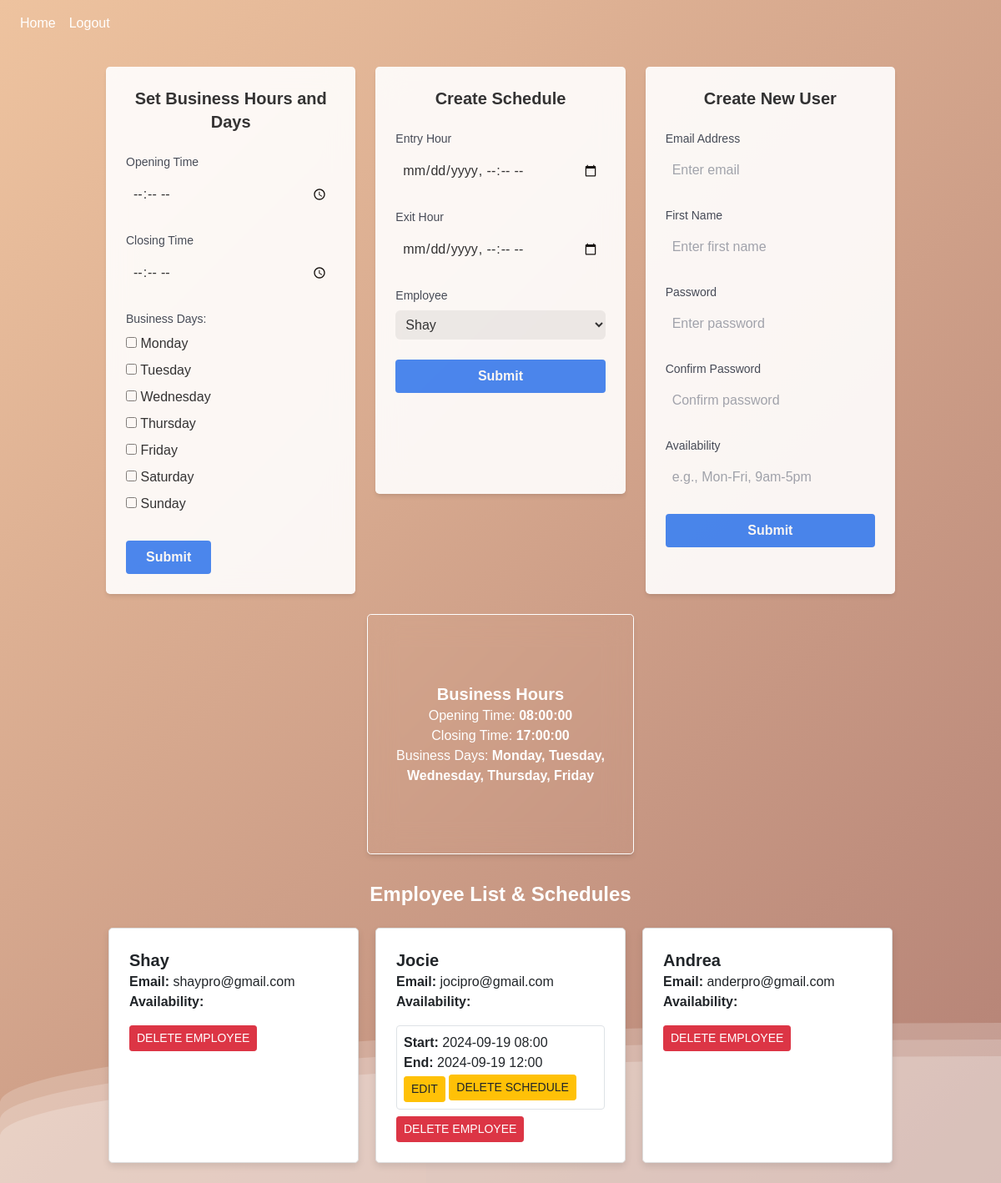
Page /admin/admin (signed in) on the earlier database version.
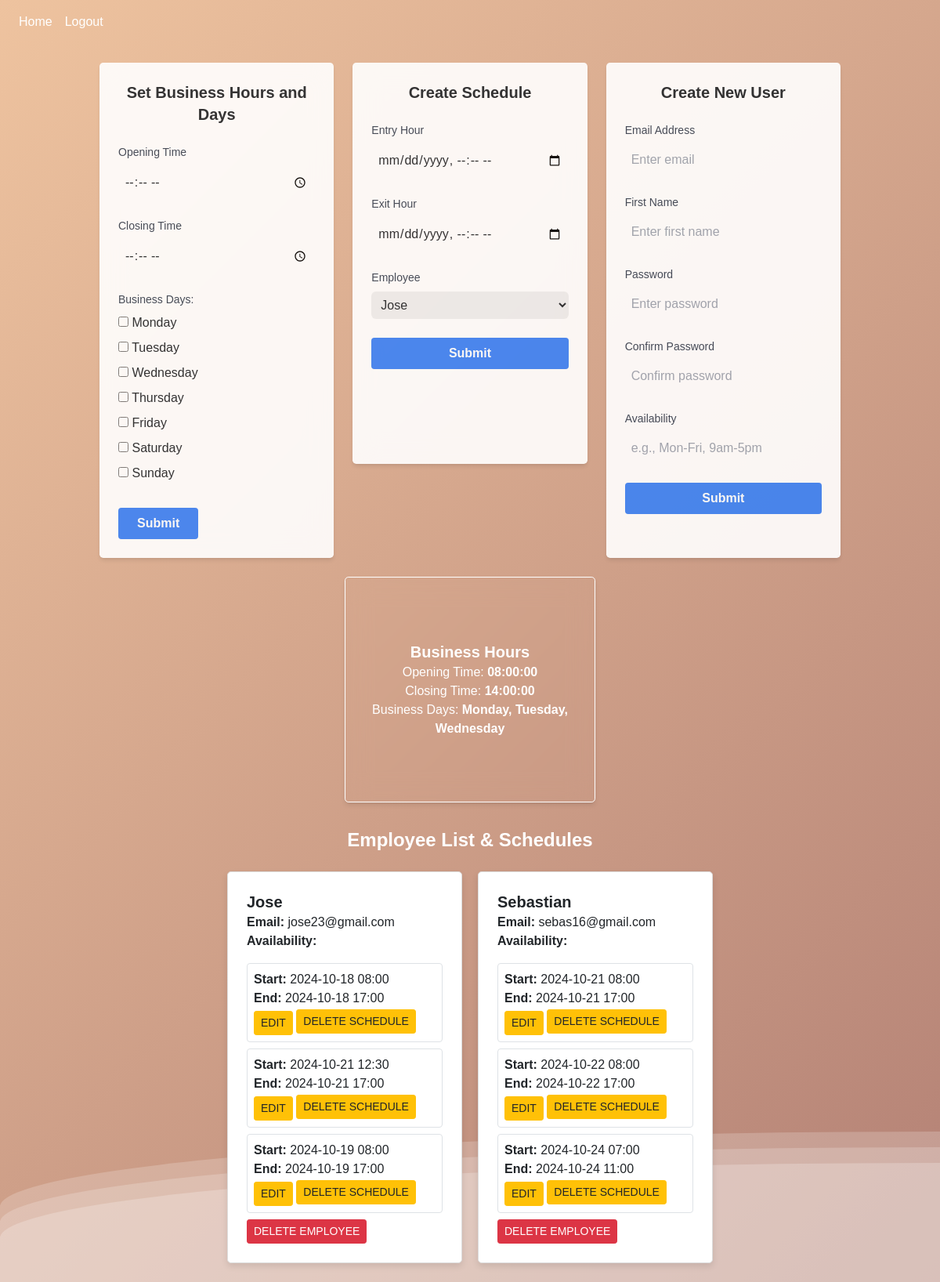
Same page on the later database version.
### website/models.py (models this page shows)
class User(db.Model, UserMixin):
    id = db.Column(db.Integer, primary_key=True)
    email = db.Column(db.String(150), unique=True)
    password = db.Column(db.String(150))
    first_name = db.Column(db.String(150))
    is_admin = db.Column(db.Boolean, default=False)
    opening_time = db.Column(db.Time, nullable=True)
    closing_time = db.Column(db.Time, nullable=True)
    business_days = db.Column(db.String(20), nullable=True)
    created_by = db.Column(db.Integer, db.ForeignKey('user.id'))
    availability = db.Column(db.String(500))
    schedules = db.relationship('Schedule', foreign_keys='Schedule.employee_id', backref='employee', cascade='all, delete-orphan')
    created_schedules = db.relationship('Schedule', foreign_keys='Schedule.created_by', backref='creator', cascade='all, delete-orphan')
    vacation_hours = db.relationship('VacationHours', foreign_keys='VacationHours.employee_id', backref='employee', cascade='all, delete-orphan')
    created_vacation_hours = db.relationship('VacationHours', foreign_keys='VacationHours.created_by', backref='creator', cascade='all, delete-orphan')

class Schedule(db.Model):
    id = db.Column(db.Integer, primary_key=True)
    employee_id = db.Column(db.Integer, db.ForeignKey('user.id')) # Employee associated with the schedule
    shift_start = db.Column(db.DateTime)
    shift_end = db.Column(db.DateTime)
    created_by = db.Column(db.Integer, db.ForeignKey('user.id')) # User who created the schedule

### website/admin.py (the view)
@admin.route('/admin', methods=['GET', 'POST'])
@login_required
def admin_panel():
    if not current_user.is_admin:
        return redirect(url_for('home'))
    employees = User.query.filter_by(created_by=current_user.id).all()
    schedules = Schedule.query.filter_by(created_by=current_user.id).all()
    print(f"Schedules fetched for admin {current_user.id}: {schedules}")
    business_days_list = ['Monday', 'Tuesday', 'Wednesday', 'Thursday', 'Friday', 'Saturday', 'Sunday']
    opening_time = current_user.opening_time
    closing_time = current_user.closing_time
    if opening_time and closing_time:
        from datetime import datetime
        today = datetime.now().date()
        opening_dt = datetime.combine(today, opening_time)
        closing_dt = datetime.combine(today, closing_time)
        total_business_hours = (closing_dt - opening_dt).total_seconds() / 3600
    else:
        total_business_hours = 0  # Default if times are not set
    can_create_schedule = total_business_hours <= 9
    valid_schedules = []
    for schedule in schedules:
        total_hours = (schedule.shift_end - schedule.shift_start).total_seconds() / 3600 - 1  # Subtracting break time
        if total_hours >= 8:  # Only include valid schedules
            valid_schedules.append(schedule)
    for schedule in schedules:
        schedule.is_valid = (schedule in valid_schedules)
    return render_template(
        'admin_panel.html',
        employees=employees,
        schedules=schedules,
        valid_schedules=valid_schedules,
        user=current_user,
        business_days_list=business_days_list,
        can_create_schedule=can_create_schedule
    )

### website/templates/admin_panel.html (shortened to what this page needs)
{% extends "base.html" %} {% block title %}Admin-Panel{% endblock %} {% block
content %}
<div class="content">
  <div class="grid grid-cols-1 sm:grid-cols-2 md:grid-cols-3 gap-6 p-6">
    <div
      class="col-span-1 bg-white backdrop-blur-lg p-6 opacity-90 shadow-md rounded-lg w-full md:w-75 h-auto">
      <form method="POST" action="{{ url_for('admin.set_business_hours') }}">
        <h3 class="text-xl font-bold mb-4" align="center">
          Set Business Hours and Days
        </h3>
        <div class="form-group mb-4">
          <label
            for="opening_time"
            class="block text-sm font-medium text-gray-700"
            >Opening Time</label
          >
          <input
            type="time"
            class="mt-1 block w-full p-2 border-gray-300 rounded-md"
            id="opening_time"
            name="opening_time"
            required />
        </div>
        <div class="form-group mb-4">
          <label
            for="closing_time"
            class="block text-sm font-medium text-gray-700"
            >Closing Time</label
          >
          <input
            type="time"
            class="mt-1 block w-full p-2 border-gray-300 rounded-md"
            id="closing_time"
            name="closing_time"
            required />
        </div>
        <div class="form-group mb-4">
          <label class="block text-sm font-medium text-gray-700"
            >Business Days:</label
          >
          <label
            ><input type="checkbox" name="business_days" value="0" />
            Monday</label
          ><br />
          <label
            ><input type="checkbox" name="business_days" value="1" />
            Tuesday</label
          ><br />
          <label
            ><input type="checkbox" name="business_days" value="2" />
            Wednesday</label
          ><br />
          <label
            ><input type="checkbox" name="business_days" value="3" />
            Thursday</label
          ><br />
          <label
            ><input type="checkbox" name="business_days" value="4" />
            Friday</label
          ><br />
          <label
            ><input type="checkbox" name="business_days" value="5" />
            Saturday</label
          ><br />
          <label
            ><input type="checkbox" name="business_days" value="6" />
            Sunday</label
          ><br />
        </div>
        <button
          class="bg-blue-500 hover:bg-blue-700 text-white font-bold py-2 px-4 rounded">
          Submit
        </button>
      </form>
    </div>
    <div
      class="col-span-1 bg-white backdrop-blur-lg p-6 opacity-90 shadow-md rounded-lg"
      style="height: 32rem">
      <form method="POST" action="{{ url_for('admin.create_schedule') }}">
        <h3 class="text-xl font-bold mb-4" align="center">Create Schedule</h3>
        <div class="form-group mb-4">
          <label
            for="shift_start"
            class="block text-sm font-medium text-gray-700"
            >Entry Hour</label
          >
          <input
            type="datetime-local"
            class="mt-1 block w-full p-2 border-gray-300 rounded-md"
            id="shift_start"
            name="shift_start"
            required />
        </div>
        <div class="form-group mb-4">
          <label for="shift_end" class="block text-sm font-medium text-gray-700"
            >Exit Hour</label
          >
          <input
            type="datetime-local"
            class="mt-1 block w-full p-2 border-gray-300 rounded-md"
            id="shift_end"
            name="shift_end"
            required />
        </div>
        <div class="form-group mb-4">
          <label
            for="employee_id"
            class="block text-sm font-medium text-gray-700"
            >Employee</label
          >
          <select
            class="mt-1 block w-full p-2 border-gray-300 rounded-md"
            id="employee_id"
            name="employee_id"
            required>
            {% for employee in employees %}
            <option value="{{ employee.id }}">{{ employee.first_name }}</option>
            {% endfor %}
          </select>
        </div>
        <button
          type="submit"
          class="bg-blue-500 hover:bg-blue-700 text-white font-bold py-2 px-4 rounded w-full">
          Submit
        </button>
      </form>
    </div>
    <div class="col-span-1 bg-white p-6 shadow-md opacity-90 rounded-lg">
      <form method="POST" action="{{ url_for('admin.create_user') }}">
        <h3 class="text-xl font-bold mb-4" align="center">Create New User</h3>
        <div class="form-group mb-4">
          <label for="email" class="block text-sm font-medium text-gray-700"
            >Email Address</label
          >
          <input
            type="email"
            class="mt-1 block w-full p-2 border-gray-300 rounded-md"
            id="email"
            name="email"
            placeholder="Enter email"
            required />
        </div>
        <div class="form-group mb-4">
          <label
            for="first_name"
            class="block text-sm font-medium text-gray-700"
            >First Name</label
          >
          <input
            type="text"
            class="mt-1 block w-full p-2 border-gray-300 rounded-md"
            id="first_name"
            name="first_name"
            placeholder="Enter first name"
            required />
        </div>
        <div class="form-group mb-4">
          <label for="password" class="block text-sm font-medium text-gray-700"
            >Password</label
          >
          <input
            type="password"
            class="mt-1 block w-full p-2 border-gray-300 rounded-md"
            id="password"
            name="password"
            placeholder="Enter password"
            required />
        </div>
        <div class="form-group mb-4">
          <label
            for="password_confirm"
            class="block text-sm font-medium text-gray-700"
            >Confirm Password</label
          >
          <input
            type="password"
            class="mt-1 block w-full p-2 border-gray-300 rounded-md"
            id="password_confirm"
            name="password_confirm"
            placeholder="Confirm password"
            required />
        </div>
        <div class="form-group mb-4">
          <label
            for="availability"
            class="block text-sm font-medium text-gray-700"
            >Availability</label
          >
          <input
            type="text"
            class="mt-1 block w-full p-2 border-gray-300 rounded-md"
            id="availability"
            name="availability"
            placeholder="e.g., Mon-Fri, 9am-5pm" />
        </div>
        <button
          type="submit"
          class="bg-blue-500 hover:bg-blue-700 text-white font-bold py-2 px-4 rounded w-full">
          Submit
        </button>
      </form>
    </div>
  </div>
  <div class="colorText">
    <div class="flex justify-center items-center">
      <div
        class="p-6 bg-opacity-80 shadow-md rounded-lg backdrop-blur-lg content-center border border-white border-opacity-50 shadow-white"
        style="height: 18rem; width: 20rem">
        <h3 class="text-xl font-bold text-center">Business Hours</h3>
        <p class="text-center">
          Opening Time: <strong>{{ user.opening_time }}</strong>
        </p>
        <p class="text-center">
          Closing Time: <strong>{{ user.closing_time }}</strong>
        </p>
        <p class="text-center">
          Business Days: {% if user.business_days %} {% set business_days =
          user.business_days.split(',') %} {% set business_days_names = [] %} {%
          for day in business_days %} {% set _ =
          business_days_names.append(business_days_list[day|int]) %} {% endfor
          %}
          <strong>{{ ', '.join(business_days_names) }}</strong>
          {% else %}
          <strong>Not Set</strong>
          {% endif %}
        </p>
      </div>
    </div>
  </div>
  <div class="mt-8">
    <div class="colorText">
      <h3 class="text-2xl font-bold text-center">Employee List & Schedules</h3>
    </div>
    <div
      class="employee-schedule-container grid grid-cols-1 md:grid-cols-2 lg:grid-cols-3 gap-4 mt-4">
      {% for employee in employees %}
      <div
        class="employee-card bg-white p-4 shadow-md rounded-lg mb-4 hover:shadow-lg transition-shadow duration-300">
        <h4 class="font-semibold text-xl">{{ employee.first_name }}</h4>
        <p><strong>Email:</strong> {{ employee.email }}</p>
        <p><strong>Availability:</strong> {{ employee.availability }}</p>
        <div class="schedule-boxes mt-3">
          {% for schedule in schedules if schedule.employee_id == employee.id %}
          <div
            class="schedule-box border p-2 rounded-md mb-2 {% if schedule not in valid_schedules %} bg-red-100 {% endif %}">
            <p>
              <strong>Start:</strong> {{ schedule.shift_start.strftime('%Y-%m-%d
              %H:%M') }}
            </p>
            <p>
              <strong>End:</strong> {{ schedule.shift_end.strftime('%Y-%m-%d
              %H:%M') }}
            </p>
            <button
              class="edit-btn btn btn-warning btn-sm mt-1"
              data-schedule-id="{{ schedule.id }}"
              data-shift-start="{{ schedule.shift_start.strftime('%Y-%m-%dT%H:%M') }}"
              data-shift-end="{{ schedule.shift_end.strftime('%Y-%m-%dT%H:%M') }}">
              Edit
            </button>
          <form
            method="POST"
            action="{{ url_for('admin.delete_schedule', id=schedule.id) }}"
            style="display: inline">
            <button type="submit" class="btn btn-warning btn-sm">
              Delete Schedule
            </button>
          </form>
          </div>
          {% endfor %}
        </div>
        <div class="employee-actions mt-2">
          <form
            method="POST"
            action="{{ url_for('admin.delete_employee', id=employee.id) }}"
            style="display: inline">
            <button type="submit" class="btn btn-danger btn-sm">
              Delete Employee
            </button>
          </form>
        </div>
      </div>
      {% endfor %}
    </div>
  </div>
</div>
{% endblock %}

### website/templates/base.html (shortened to what this page needs)
<!DOCTYPE html>
<html>
    <head>
        <link
        rel="stylesheet"
        href="https://stackpath.bootstrapcdn.com/bootstrap/4.4.1/css/bootstrap.min.css"
      />
      <link
        rel="stylesheet"
        href="https://stackpath.bootstrapcdn.com/font-awesome/4.7.0/css/font-awesome.min.css"
      />
      <link href="{{ url_for('static', filename='output.css') }}" rel="stylesheet">
      <link href="https://cdn.jsdelivr.net/npm/tailwindcss@2.2.19/dist/tailwind.min.css" rel="stylesheet">
    </head>
    <body style="background-color: #ffffff;">
      <div>
        <div class="wave"></div>
        <div class="wave"></div>
        <div class="wave"></div>
    </div>
      <div style="position: relative;">
        <nav class="navbar navbar-expand-lg">
          <div class="navbar-nav">
              {% if g.user.is_authenticated %}
                  <a class="nav-item nav-link text-white" id="home" href="{{ url_for('views.home')}}">Home</a>
                  <a class="nav-item nav-link text-white" id="logout" href="{{ url_for('auth.logout')}}">Logout</a>
              {% else %}
                  <a class="nav-item nav-link text-white" id="login" href="{{ url_for('auth.login')}}">Login</a>
                  <a class="nav-item nav-link text-white" id="adminSignUp" href="{{ url_for('auth.admin_sign_up')}}">Admin Sign Up</a>
              {% endif %}
          </div>
      </nav>
    </div>
        <div class="container">
        {% block content%}
        {% endblock%}
        </div>
    </body>
</html>

Differences in the rows shown:
removed Schedule: shift_start "2024-09-19 08:00", shift_end "2024-09-19 12:00", shown under User "Jocie"
no longer on this page (row edited): User: first_name "Andrea", email "anderpro@gmail.com"
changed User (number 1 of 3 on the later page): closing_time "17:00:00" → "14:00:00"
changed User: first_name "Shay" → "Jose"; email "shaypro@gmail.com" → "jose23@gmail.com"
added Schedule: shift_start "2024-10-18 08:00", shift_end "2024-10-18 17:00", shown under User "Jose"
added Schedule: shift_start "2024-10-21 12:30", shift_end "2024-10-21 17:00", shown under User "Jose"
added Schedule: shift_start "2024-10-19 08:00", shift_end "2024-10-19 17:00", shown under User "Jose"
changed User: first_name "Jocie" → "Sebastian"; email "jocipro@gmail.com" → "sebas16@gmail.com"
added Schedule: shift_start "2024-10-21 08:00", shift_end "2024-10-21 17:00", shown under User "Sebastian"
added Schedule: shift_start "2024-10-22 08:00", shift_end "2024-10-22 17:00", shown under User "Sebastian"
added Schedule: shift_start "2024-10-24 07:00", shift_end "2024-10-24 11:00", shown under User "Sebastian"
Other differences:
form field employee_id: "Shay" → "Jose"
{{ ', '.join(business_days_names) }}: "Monday, Tuesday, Wednesday, Thursday, Friday" → "Monday, Tuesday, Wednesday"
